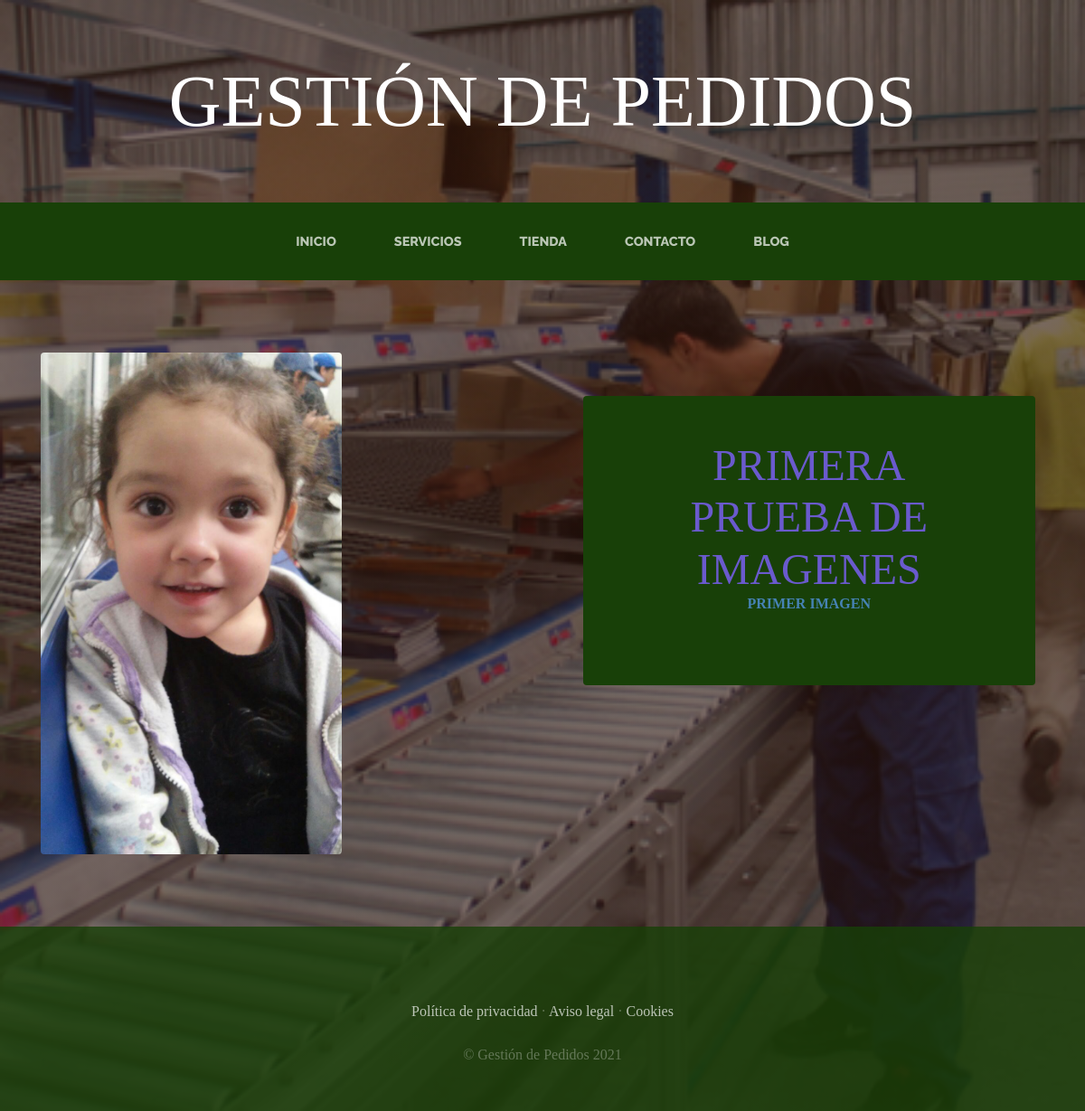
The app's page /servicios/ with its own data.
### servicios/models.py (models this page shows, shortened)
class Servicio(models.Model):
    titulo=models.CharField(max_length=50)
    contenido=models.CharField(max_length=50)
    imagen=models.ImageField(upload_to='servicios')
    created=models.DateTimeField(auto_now_add=True)
    updated=models.DateTimeField(auto_now_add=True)
    class Meta:
        verbose_name='servicio'
        verbose_name_plural='servicios'

### servicios/views.py (the view)
# urls.py: path('servicios/', include('servicios.urls')),
def servicios(request):
    servicios=Servicio.objects.all()
    return render(request, "servicios/servicios.html", {"servicios": servicios})

### servicios/templates/servicios/servicios.html
{% extends "ProyectoWebApp/base.html" %}
{% load static %}
{% block content %}
  {% for servicio in servicios %}
    <section class="page-section clearfix">
      <div class="container">
        <div class="intro">
          <img class="intro-img img-fluid mb-3 mb-lg-0 rounded" src="{{servicio.imagen.url}}" alt="" style="width: 30%;">
          <div class="intro-text left-0 text-center bg-faded p-5 rounded">
            <h2 class="section-heading mb-4" >
              <span class="section-heading-lower" style="color: slateblue;">{{servicio.titulo}}</span>
              <span class="section-heading-upper" style="color: steelblue;">{{servicio.contenido}}</span>
            </h2>
          </div>
        </div>
      </div>
    </section>
  {% endfor %}
{% endblock %}

### ProyectoWebApp/static/ProyectoWebApp/css/gestion.css (style rules this page uses)
body { font-family: ' Lora'; background: linear-gradient(rgba(47, 23, 15, 0.65), rgba(47, 23, 15, 0.65)), url("../img/bg_main.jpg"); background-attachment: fixed; background-position: center; background-size: cover; }
h1, h2, h3, h4, h5, h6 { font-family: 'Verdana'; }
.page-section { margin-top: 5rem; margin-bottom: 5rem; }
.section-heading { text-transform: uppercase; }
.section-heading .section-heading-upper { display: block; font-size: 1rem; font-weight: 800; padding-bottom:.5rem; }
.section-heading .section-heading-lower { display: block; font-size: 3rem; font-weight: 100; }
.bg-faded { background-color: rgba(255, 255, 255, 0.85); }
.intro { position: relative; }
@media (min-width: 992px) { .intro .intro-img { width: 75%; float: left; } }
@media (min-width: 992px) { .intro .intro-text { left: 600; width: 60%; margin-top: 3rem; background-color: rgba(24, 64, 8); color: cornsilk; position: absolute; } }
@media (min-width: 1200px) { .intro .intro-text { width: 45%; } }

### records on screen
Servicio: imagen (picture), titulo "PRIMERA PRUEBA DE IMAGENES", contenido "PRIMER IMAGEN"
